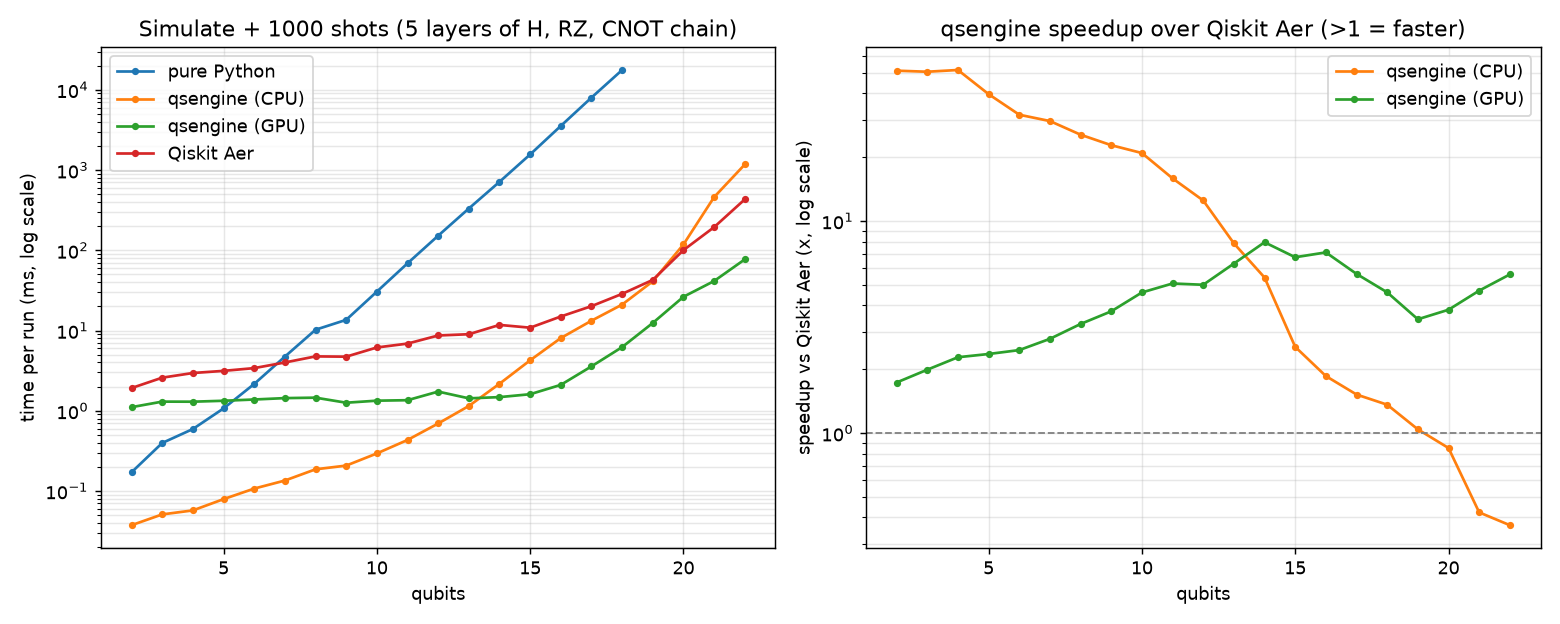

Python code for this plot:
"""Benchmark qsengine against a pure-Python simulator and Qiskit Aer.

Every simulator runs the same circuit and does the same job: simulate it, then
sample `--shots` measurement outcomes. That's the real end-to-end workload,
where only the counts come back to Python.

The circuit has `--layers` repetitions of:
    H on every qubit -> RZ(0.3) on every qubit -> CNOT chain 0->1->...->n-1

Usage (from the repo root, inside the venv after `maturin develop --release`):
    python benchmarks/benchmark.py                  # 2..20 qubits
    python benchmarks/benchmark.py --max-qubits 24

Writes benchmarks/results.csv and benchmarks/benchmark.png.
Optional dependencies: qiskit + qiskit-aer (skipped if missing), matplotlib (for the plot).
"""

import argparse
import cmath
import csv
import math
import random
import time
from pathlib import Path

import qsengine

HERE = Path(__file__).parent
THETA = 0.3


def circuit_gates(n, layers):
    """The benchmark circuit as a plain list of (name, *args) tuples."""
    gates = []
    for _ in range(layers):
        gates += [("h", q) for q in range(n)]
        gates += [("rz", q, THETA) for q in range(n)]
        gates += [("cx", q, q + 1) for q in range(n - 1)]
    return gates


# --- Simulators: each `prepare_*` does the untimed setup and returns a zero-arg
# --- function that simulates + samples (the part that gets timed).


def prepare_pure_python(n, gates, shots):
    """Textbook state-vector loop in plain Python: the 'no Rust' baseline."""
    r = 1 / math.sqrt(2)
    rz = [[cmath.exp(-0.5j * THETA), 0], [0, cmath.exp(0.5j * THETA)]]
    matrices = {"h": [[r, r], [r, -r]], "rz": rz, "cx": [[0, 1], [1, 0]]}

    def apply(state, U, target, control):
        (a, b), (c, d) = U
        stride = 1 << target
        for i in range(len(state)):
            if i & stride or (control is not None and not (i >> control) & 1):
                continue
            j = i | stride
            x, y = state[i], state[j]
            state[i], state[j] = a * x + b * y, c * x + d * y

    def run():
        state = [0j] * (1 << n)
        state[0] = 1 + 0j
        for name, *args in gates:
            if name == "cx":
                apply(state, matrices["cx"], args[1], args[0])
            else:
                apply(state, matrices[name], args[0], None)
        probs = [abs(a) ** 2 for a in state]
        return random.choices(range(len(state)), weights=probs, k=shots)

    return run


def prepare_qsengine(backend):
    def prepare(n, gates, shots):
        qc = qsengine.QuantumCircuit(n)
        for name, *args in gates:
            getattr(qc, name)(*args)
        return lambda: qc.run(shots=shots, backend=backend)

    return prepare


def prepare_aer(n, gates, shots):
    from qiskit import QuantumCircuit, transpile
    from qiskit_aer import AerSimulator

    sim = AerSimulator(method="statevector")
    qc = QuantumCircuit(n)
    for name, *args in gates:
        if name == "rz":
            qc.rz(args[1], args[0])  # Qiskit's order is rz(angle, qubit)
        else:
            getattr(qc, name)(*args)
    qc.measure_all()
    qc = transpile(qc, sim)  # once, outside the timed region
    return lambda: sim.run(qc, shots=shots).result().get_counts()


# --- Harness -----------------------------------------------------------------


def best_time(fn, budget=0.5, max_reps=7, min_reps=3):
    """Fastest of several runs: at least `min_reps`, then repeat until `budget` seconds or `max_reps` runs."""
    times = []
    while len(times) < max_reps and (len(times) < min_reps or sum(times) < budget):
        start = time.perf_counter()
        fn()
        times.append(time.perf_counter() - start)
    return min(times)


def available_simulators():
    sims = {
        "pure Python": prepare_pure_python,
        "qsengine (CPU)": prepare_qsengine("cpu"),
    }
    try:
        qsengine.QuantumCircuit(1).run(shots=1, backend="gpu")  # also warms up the GPU
        sims["qsengine (GPU)"] = prepare_qsengine("gpu")
    except RuntimeError as e:
        print(f"skipping qsengine (GPU): {e}")
    try:
        import qiskit_aer  # noqa: F401

        sims["Qiskit Aer"] = prepare_aer
    except ImportError:
        print("skipping Qiskit Aer: pip install qiskit qiskit-aer")
    return sims


def main():
    p = argparse.ArgumentParser(description=__doc__, formatter_class=argparse.RawDescriptionHelpFormatter)
    p.add_argument("--min-qubits", type=int, default=2)
    p.add_argument("--max-qubits", type=int, default=20)
    p.add_argument("--layers", type=int, default=5)
    p.add_argument("--shots", type=int, default=1000)
    p.add_argument("--time-limit", type=float, default=10.0,
                   help="stop a simulator once one run takes longer than this (seconds)")
    args = p.parse_args()

    sims = available_simulators()
    rows, stopped = [], set()
    print(f"{'qubits':>6}  " + "  ".join(f"{name:>15}" for name in sims))
    for n in range(args.min_qubits, args.max_qubits + 1):
        gates = circuit_gates(n, args.layers)
        line = []
        for name, prepare in sims.items():
            if name in stopped:
                line.append(f"{'-':>15}")
                continue
            seconds = best_time(prepare(n, gates, args.shots))
            rows.append({"qubits": n, "simulator": name, "seconds": seconds})
            line.append(f"{seconds * 1000:>12.3f} ms")
            if seconds > args.time_limit:
                stopped.add(name)  # each extra qubit doubles the work, so stop here
        print(f"{n:>6}  " + "  ".join(line), flush=True)

    with open(HERE / "results.csv", "w", newline="") as f:
        w = csv.DictWriter(f, fieldnames=["qubits", "simulator", "seconds"])
        w.writeheader()
        w.writerows(rows)
    plot(rows, args)


def plot(rows, args):
    try:
        import matplotlib

        matplotlib.use("Agg")  # file output only, no window
        import matplotlib.pyplot as plt
    except ImportError:
        print("skipping plot: pip install matplotlib")
        return

    by_sim = {}
    for r in rows:
        by_sim.setdefault(r["simulator"], []).append((r["qubits"], r["seconds"]))

    # One fixed colour per simulator so both panels match.
    colors = dict(zip(by_sim, plt.rcParams["axes.prop_cycle"].by_key()["color"]))
    fig, (ax_t, ax_s) = plt.subplots(1, 2, figsize=(12, 4.8))
    for name, pts in by_sim.items():
        xs, ys = zip(*pts)
        ax_t.plot(xs, [y * 1000 for y in ys], marker="o", ms=3, label=name, color=colors[name])
    ax_t.set(yscale="log", xlabel="qubits", ylabel="time per run (ms, log scale)",
             title=f"Simulate + {args.shots} shots ({args.layers} layers of H, RZ, CNOT chain)")
    ax_t.grid(True, which="both", alpha=0.3)
    ax_t.legend()

    # Speedup over Aer (or over pure Python if Aer is missing).
    ref_name = "Qiskit Aer" if "Qiskit Aer" in by_sim else "pure Python"
    ref = dict(by_sim[ref_name])
    for name, pts in by_sim.items():
        if name.startswith("qsengine"):
            xs = [q for q, _ in pts if q in ref]
            ax_s.plot(xs, [ref[q] / s for q, s in pts if q in ref], marker="o", ms=3, label=name, color=colors[name])
    ax_s.axhline(1, color="gray", lw=1, ls="--")
    ax_s.set(yscale="log", xlabel="qubits", ylabel=f"speedup vs {ref_name} (x, log scale)",
             title=f"qsengine speedup over {ref_name} (>1 = faster)")
    ax_s.grid(True, which="both", alpha=0.3)
    ax_s.legend()

    for ax in (ax_t, ax_s):
        ax.xaxis.get_major_locator().set_params(integer=True)
    fig.tight_layout()
    fig.savefig(HERE / "benchmark.png", dpi=130)
    print(f"wrote {HERE / 'results.csv'} and {HERE / 'benchmark.png'}")


if __name__ == "__main__":
    main()
